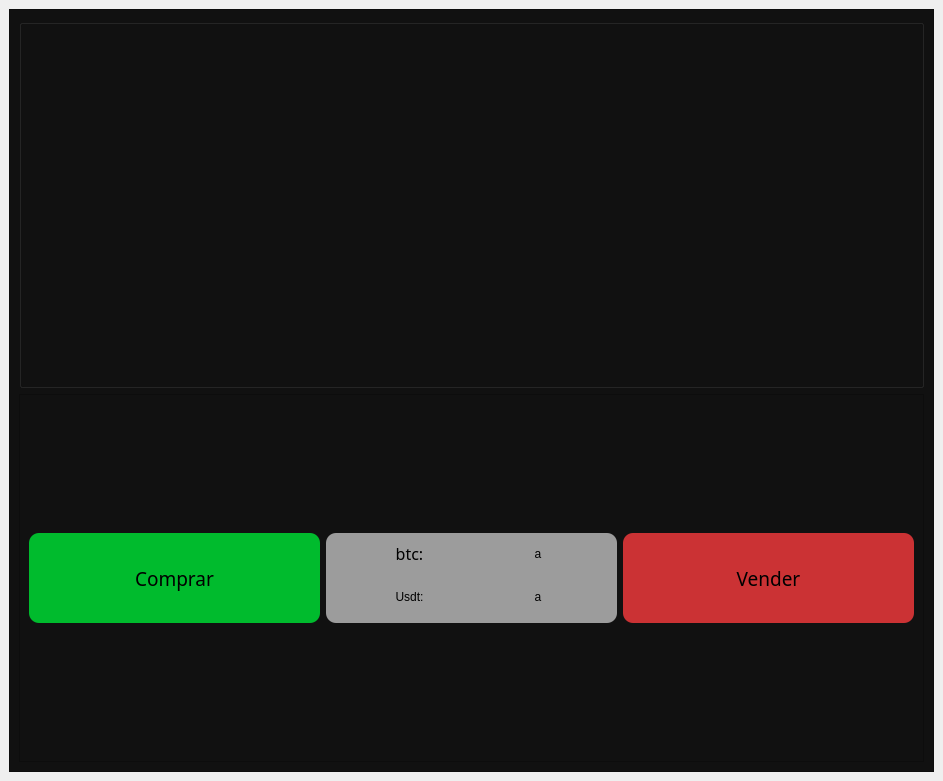
<?xml version="1.0" encoding="UTF-8"?>
<ui version="4.0">
 <class>MainWindow</class>
 <widget class="QMainWindow" name="MainWindow">
  <property name="geometry">
   <rect>
    <x>0</x>
    <y>0</y>
    <width>943</width>
    <height>781</height>
   </rect>
  </property>
  <property name="windowTitle">
   <string>Proyecto</string>
  </property>
  <widget class="QWidget" name="centralwidget">
   <layout class="QVBoxLayout" name="verticalLayout">
    <item>
     <widget class="QFrame" name="frame">
      <property name="styleSheet">
       <string notr="true">background-color: rgb(17,17,17);
</string>
      </property>
      <property name="frameShape">
       <enum>QFrame::StyledPanel</enum>
      </property>
      <property name="frameShadow">
       <enum>QFrame::Raised</enum>
      </property>
      <layout class="QVBoxLayout" name="verticalLayout_2">
       <item>
        <widget class="QGroupBox" name="groupBoxGrafica">
         <property name="minimumSize">
          <size>
           <width>300</width>
           <height>200</height>
          </size>
         </property>
         <layout class="QHBoxLayout" name="horizontalLayout_4"/>
        </widget>
       </item>
       <item>
        <widget class="QFrame" name="framebotones">
         <property name="frameShape">
          <enum>QFrame::StyledPanel</enum>
         </property>
         <property name="frameShadow">
          <enum>QFrame::Raised</enum>
         </property>
         <layout class="QHBoxLayout" name="horizontalLayout">
          <item>
           <widget class="QPushButton" name="botonComprar">
            <property name="minimumSize">
             <size>
              <width>0</width>
              <height>90</height>
             </size>
            </property>
            <property name="font">
             <font>
              <family>Unispace</family>
              <pointsize>14</pointsize>
              <weight>9</weight>
              <italic>false</italic>
              <bold>false</bold>
             </font>
            </property>
            <property name="cursor">
             <cursorShape>PointingHandCursor</cursorShape>
            </property>
            <property name="whatsThis">
             <string>&lt;html&gt;&lt;head/&gt;&lt;body&gt;&lt;p align=&quot;center&quot;&gt;&lt;span style=&quot; font-size:14pt;&quot;&gt;Comprar&lt;/span&gt;&lt;/p&gt;&lt;/body&gt;&lt;/html&gt;</string>
            </property>
            <property name="styleSheet">
             <string notr="true">background-color:rgb(0,187,45);
border-radius:10px;
font: 75 14pt &quot;Unispace&quot;;
</string>
            </property>
            <property name="text">
             <string>Comprar</string>
            </property>
           </widget>
          </item>
          <item>
           <widget class="QFrame" name="frame_2">
            <property name="minimumSize">
             <size>
              <width>200</width>
              <height>80</height>
             </size>
            </property>
            <property name="maximumSize">
             <size>
              <width>16777215</width>
              <height>90</height>
             </size>
            </property>
            <property name="styleSheet">
             <string notr="true">background-color:rgb(156,156,156);
border-radius:10px;</string>
            </property>
            <property name="frameShape">
             <enum>QFrame::StyledPanel</enum>
            </property>
            <property name="frameShadow">
             <enum>QFrame::Raised</enum>
            </property>
            <layout class="QVBoxLayout" name="verticalLayout_3">
             <item>
              <widget class="QFrame" name="frame_3">
               <property name="frameShape">
                <enum>QFrame::StyledPanel</enum>
               </property>
               <property name="frameShadow">
                <enum>QFrame::Raised</enum>
               </property>
               <layout class="QHBoxLayout" name="horizontalLayout_2">
                <property name="leftMargin">
                 <number>13</number>
                </property>
                <property name="topMargin">
                 <number>0</number>
                </property>
                <item>
                 <widget class="QLabel" name="label_3">
                  <property name="enabled">
                   <bool>true</bool>
                  </property>
                  <property name="font">
                   <font>
                    <family>Unispace</family>
                    <pointsize>12</pointsize>
                    <weight>9</weight>
                    <italic>false</italic>
                    <bold>false</bold>
                   </font>
                  </property>
                  <property name="mouseTracking">
                   <bool>true</bool>
                  </property>
                  <property name="styleSheet">
                   <string notr="true">font: 75 12pt &quot;Unispace&quot;;</string>
                  </property>
                  <property name="text">
                   <string>&lt;html&gt;&lt;head/&gt;&lt;body&gt;&lt;p align=&quot;center&quot;&gt;btc:&lt;/p&gt;&lt;/body&gt;&lt;/html&gt;</string>
                  </property>
                 </widget>
                </item>
                <item>
                 <widget class="QLabel" name="labelBtc">
                  <property name="mouseTracking">
                   <bool>true</bool>
                  </property>
                  <property name="styleSheet">
                   <string notr="true">font: 75 12pt &quot;Unispace&quot;;</string>
                  </property>
                  <property name="text">
                   <string>&lt;html&gt;&lt;head/&gt;&lt;body&gt;&lt;p align=&quot;center&quot;&gt;a&lt;/p&gt;&lt;/body&gt;&lt;/html&gt;</string>
                  </property>
                 </widget>
                </item>
               </layout>
              </widget>
             </item>
             <item>
              <widget class="QFrame" name="frame_4">
               <property name="frameShape">
                <enum>QFrame::StyledPanel</enum>
               </property>
               <property name="frameShadow">
                <enum>QFrame::Raised</enum>
               </property>
               <layout class="QHBoxLayout" name="horizontalLayout_3">
                <property name="leftMargin">
                 <number>13</number>
                </property>
                <property name="topMargin">
                 <number>0</number>
                </property>
                <property name="bottomMargin">
                 <number>0</number>
                </property>
                <item>
                 <widget class="QLabel" name="label_4">
                  <property name="styleSheet">
                   <string notr="true">font: 75 12pt &quot;Unispace&quot;;</string>
                  </property>
                  <property name="text">
                   <string>&lt;html&gt;&lt;head/&gt;&lt;body&gt;&lt;p align=&quot;center&quot;&gt;Usdt:&lt;/p&gt;&lt;/body&gt;&lt;/html&gt;</string>
                  </property>
                 </widget>
                </item>
                <item>
                 <widget class="QLabel" name="labelUsdt">
                  <property name="mouseTracking">
                   <bool>true</bool>
                  </property>
                  <property name="styleSheet">
                   <string notr="true">font: 75 12pt &quot;Unispace&quot;;</string>
                  </property>
                  <property name="text">
                   <string>&lt;html&gt;&lt;head/&gt;&lt;body&gt;&lt;p align=&quot;center&quot;&gt;a&lt;/p&gt;&lt;/body&gt;&lt;/html&gt;</string>
                  </property>
                 </widget>
                </item>
               </layout>
              </widget>
             </item>
            </layout>
           </widget>
          </item>
          <item>
           <widget class="QPushButton" name="botonVender">
            <property name="minimumSize">
             <size>
              <width>0</width>
              <height>90</height>
             </size>
            </property>
            <property name="font">
             <font>
              <family>Unispace</family>
              <pointsize>14</pointsize>
              <weight>9</weight>
              <italic>false</italic>
              <bold>false</bold>
             </font>
            </property>
            <property name="cursor">
             <cursorShape>PointingHandCursor</cursorShape>
            </property>
            <property name="whatsThis">
             <string>&lt;html&gt;&lt;head/&gt;&lt;body&gt;&lt;p align=&quot;center&quot;&gt;&lt;span style=&quot; font-size:14pt;&quot;&gt;Comprar&lt;/span&gt;&lt;/p&gt;&lt;/body&gt;&lt;/html&gt;</string>
            </property>
            <property name="styleSheet">
             <string notr="true">background-color:rgb(203,50,52);
border-radius:10px;
font: 75 14pt &quot;Unispace&quot;;
</string>
            </property>
            <property name="text">
             <string>Vender</string>
            </property>
           </widget>
          </item>
         </layout>
        </widget>
       </item>
      </layout>
     </widget>
    </item>
   </layout>
  </widget>
  <widget class="QMenuBar" name="menubar">
   <property name="geometry">
    <rect>
     <x>0</x>
     <y>0</y>
     <width>943</width>
     <height>26</height>
    </rect>
   </property>
  </widget>
 </widget>
 <resources/>
 <connections/>
</ui>
